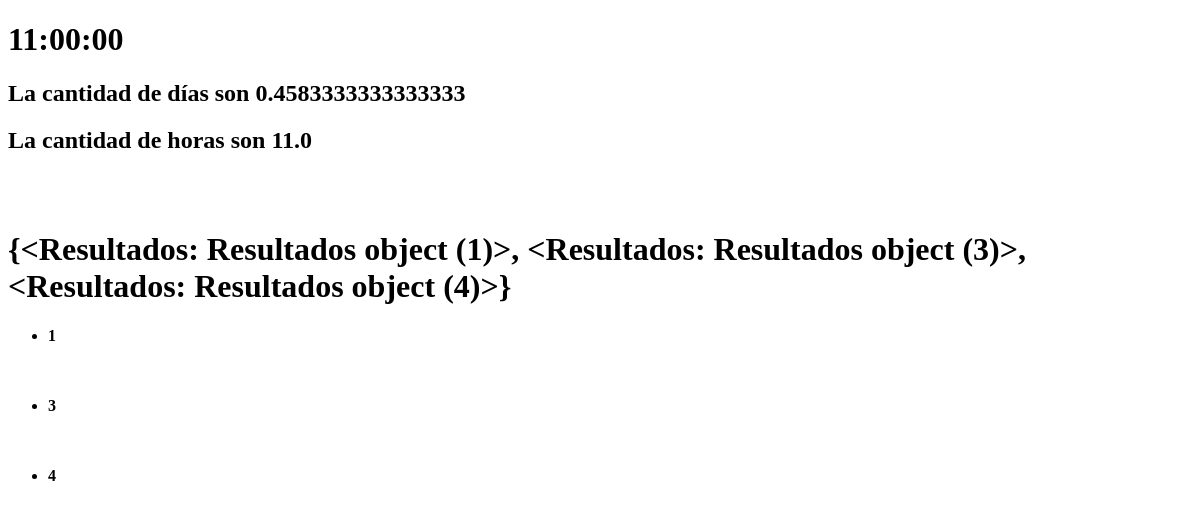
Before: /prueba/ with the older database file.
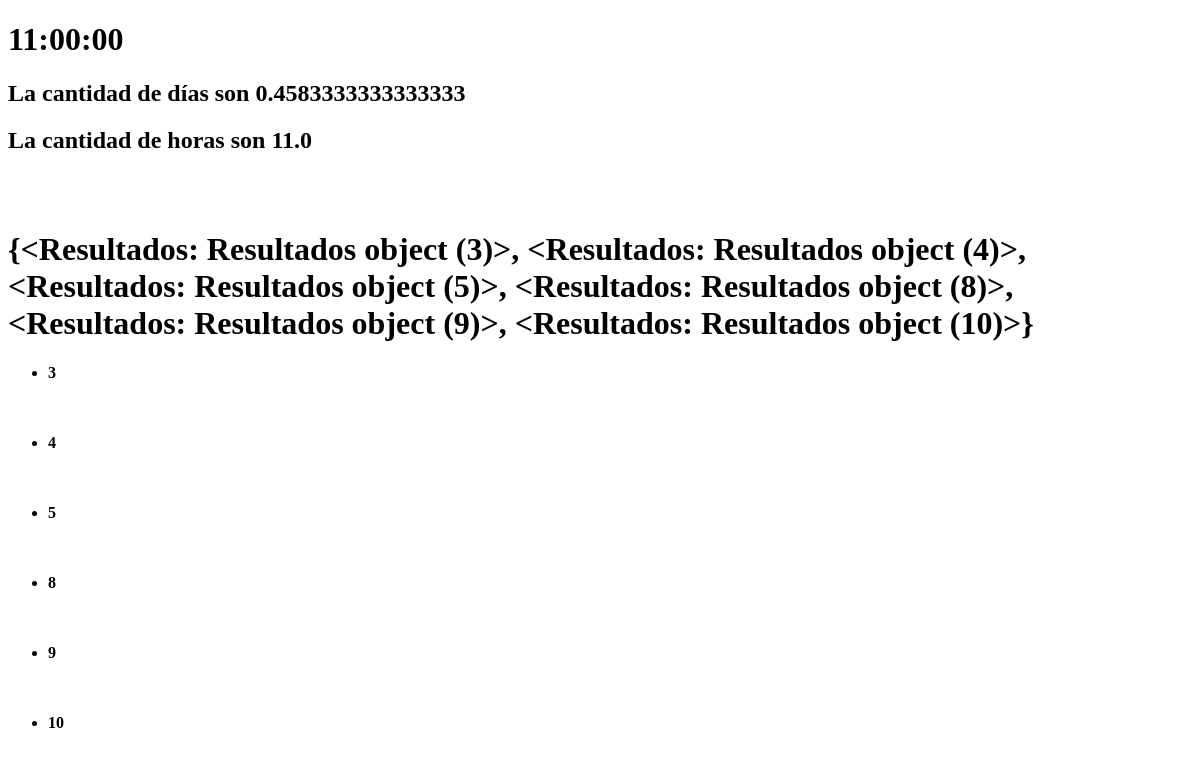
After: the same page with the newer database file.
### asistenteHorarios/models.py (models this page shows)
class Resultados(models.Model):
    Resultado = models.TextField(max_length=300)
    Abordado = models.BooleanField()
    Competencia = models.ForeignKey(Competencias, on_delete=models.CASCADE)

### asistenteHorarios/views.py (the view)
# urls.py: path('prueba/', prueba),
def prueba(request):
    instructor = Instructores.objects.filter(id = 6)
    consultaHorasMensualFormacion = Contratacion.objects.filter(id_Instructor = instructor[0])
    HorasMensualFormacion = consultaHorasMensualFormacion[0].horasMensualFormacion
    fechaInicio = datetime(2021,11,1)             # suponiendo meses el inicio como la fecha de inicio
    fechaFin = datetime(2021,11,30,23)
    resultado = sena10(instructor, fechaInicio, fechaFin)
    durDias = resultado.total_seconds()/(3600*24)
    durHoras = resultado.total_seconds()/3600
    fichasActivas = sena15()
    ctx = {"Resultado":resultado, "DuracionDias":durDias, "DuracionHoras":durHoras, "FichasActivas":fichasActivas}
    return render(request, 'prueba.html', ctx)

### asistenteHorarios/FuncSprint1/Sena10.py (called while the page is built)
def sena10(instructor, fechaInicio, fechaFin):
    consultaHorarioInstructor = Horario_Instructor.objects.filter(id_Instructor = instructor[0], Fecha_Inicio__gte = fechaInicio).filter(Fecha_Fin__lte = fechaFin)
    dur = timedelta(0)
    for iteracion in consultaHorarioInstructor:
        dur += iteracion.Fecha_Fin - iteracion.Fecha_Inicio
    return dur

### asistenteHorarios/FuncSprint1/Sena15.py (called while the page is built)
def sena15():
    fechaActual = datetime.now().date()
    FichasActivas = FichasCaracterizacion.objects.filter(FechaFinEtapaLectiva__gte = fechaActual)
    result = Resultados.objects.all()
    resp = set(result) - set(FichasActivas[0].Avance.all())
    return resp

### asistenteHorarios/templates/prueba.html (shortened to what this page needs)
<!DOCTYPE html>
<html lang="en">
<head>
</head>
<body>
    <h1>{{Resultado}}</h1>
    <h2>La cantidad de días son <strong>{{DuracionDias}}</strong></h2>
    <h2>La cantidad de horas son <strong>{{DuracionHoras}}</strong></h2>
    <br><br>
    <h1>{{FichasActivas}}</h1>
    <ul>
        {% for elemento in FichasActivas %}
            <li>
                <p><strong>{{elemento.id}}</strong> <br>{{elemento.Ficha}} <br>{{elemento.Jprnada}} <br> {{elemento.CantidadAprendices}} </p>
            </li>
        {% endfor %}
        </ul>
</body>
</html>

Changed rows visible on the page:
no longer on this page (row unchanged): Resultados: id "{<Resultados: Resultados object (1)>, <Resultados: Resultados object (3)>, <Resultados: Resultados object (4)>}", id "1"
added Resultados: id "5"
added Resultados: id "8"
added Resultados: id "9"
added Resultados: id "10"
Other visible differences:
{{ FichasActivas }}: "{<Resultados: Resultados object (1)>, <Resultados: Resultados object (3)>, <Resultados: Resultados object (4)>}" → "{<Resultados: Resultados object (3)>, <Resultados: Resultados object (4)>, <Resultados: Resultados object (5)>, <Resultados: Resultados object (8)>, <Resultados: Resultados object (9)>, <Resultados: Resultados object (10)>}"
